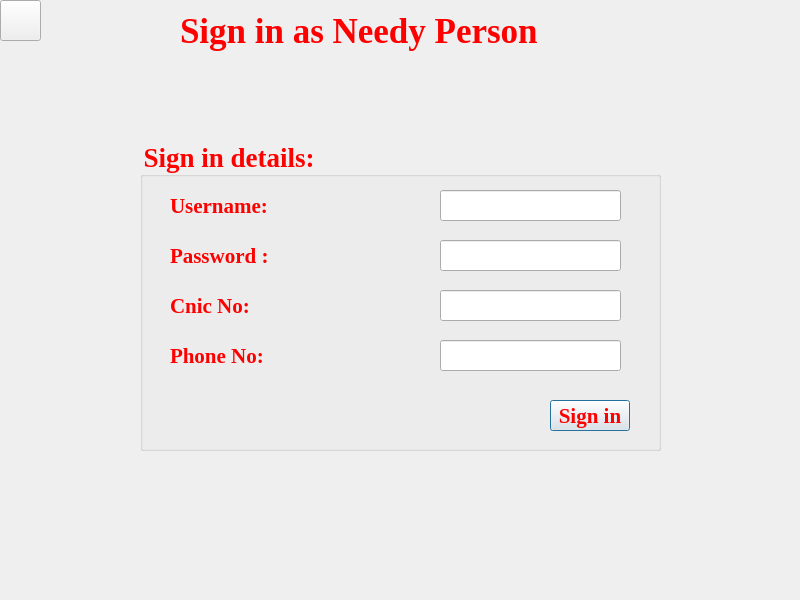
<?xml version="1.0" encoding="UTF-8"?>
<ui version="4.0">
 <class>Np_Sign_in</class>
 <widget class="QDialog" name="Np_Sign_in">
  <property name="geometry">
   <rect>
    <x>0</x>
    <y>0</y>
    <width>800</width>
    <height>600</height>
   </rect>
  </property>
  <property name="windowTitle">
   <string>Dialog</string>
  </property>
  <widget class="QLabel" name="label">
   <property name="geometry">
    <rect>
     <x>180</x>
     <y>-10</y>
     <width>431</width>
     <height>81</height>
    </rect>
   </property>
   <property name="font">
    <font>
     <family>Times New Roman</family>
     <pointsize>26</pointsize>
     <bold>true</bold>
    </font>
   </property>
   <property name="styleSheet">
    <string notr="true">background :none;
color:red;
</string>
   </property>
   <property name="text">
    <string>Sign in as Needy Person</string>
   </property>
  </widget>
  <widget class="QGroupBox" name="np_signin_groupBox">
   <property name="geometry">
    <rect>
     <x>140</x>
     <y>140</y>
     <width>521</width>
     <height>311</height>
    </rect>
   </property>
   <property name="font">
    <font>
     <family>Times New Roman</family>
     <pointsize>20</pointsize>
     <bold>true</bold>
    </font>
   </property>
   <property name="styleSheet">
    <string notr="true">background :none;
color:red;
</string>
   </property>
   <property name="title">
    <string>Sign in details:</string>
   </property>
   <widget class="QLineEdit" name="np_signin_username_lineEdit">
    <property name="geometry">
     <rect>
      <x>300</x>
      <y>50</y>
      <width>181</width>
      <height>31</height>
     </rect>
    </property>
    <property name="font">
     <font>
      <pointsize>16</pointsize>
     </font>
    </property>
   </widget>
   <widget class="QLineEdit" name="np_signin_pass_lineEdit">
    <property name="geometry">
     <rect>
      <x>300</x>
      <y>100</y>
      <width>181</width>
      <height>31</height>
     </rect>
    </property>
    <property name="font">
     <font>
      <pointsize>16</pointsize>
     </font>
    </property>
   </widget>
   <widget class="QLineEdit" name="np_cnic_lineEdit">
    <property name="geometry">
     <rect>
      <x>300</x>
      <y>150</y>
      <width>181</width>
      <height>31</height>
     </rect>
    </property>
    <property name="font">
     <font>
      <pointsize>16</pointsize>
     </font>
    </property>
    <property name="text">
     <string/>
    </property>
   </widget>
   <widget class="QLineEdit" name="np_phoneno_lineedit">
    <property name="geometry">
     <rect>
      <x>300</x>
      <y>200</y>
      <width>181</width>
      <height>31</height>
     </rect>
    </property>
    <property name="font">
     <font>
      <pointsize>16</pointsize>
     </font>
    </property>
    <property name="text">
     <string/>
    </property>
   </widget>
   <widget class="QLabel" name="np_signin_username">
    <property name="geometry">
     <rect>
      <x>30</x>
      <y>50</y>
      <width>161</width>
      <height>31</height>
     </rect>
    </property>
    <property name="font">
     <font>
      <family>Times New Roman</family>
      <pointsize>16</pointsize>
      <bold>true</bold>
     </font>
    </property>
    <property name="text">
     <string>Username:</string>
    </property>
   </widget>
   <widget class="QLabel" name="np_signin_password">
    <property name="geometry">
     <rect>
      <x>30</x>
      <y>100</y>
      <width>151</width>
      <height>31</height>
     </rect>
    </property>
    <property name="font">
     <font>
      <family>Times New Roman</family>
      <pointsize>16</pointsize>
      <bold>true</bold>
     </font>
    </property>
    <property name="text">
     <string>Password :</string>
    </property>
   </widget>
   <widget class="QLabel" name="np_signin_cnic">
    <property name="geometry">
     <rect>
      <x>30</x>
      <y>150</y>
      <width>191</width>
      <height>31</height>
     </rect>
    </property>
    <property name="font">
     <font>
      <family>Times New Roman</family>
      <pointsize>16</pointsize>
      <bold>true</bold>
     </font>
    </property>
    <property name="text">
     <string>Cnic No:</string>
    </property>
   </widget>
   <widget class="QLabel" name="np_phoneno">
    <property name="geometry">
     <rect>
      <x>30</x>
      <y>200</y>
      <width>191</width>
      <height>31</height>
     </rect>
    </property>
    <property name="font">
     <font>
      <family>Times New Roman</family>
      <pointsize>16</pointsize>
      <bold>true</bold>
     </font>
    </property>
    <property name="text">
     <string>Phone No:</string>
    </property>
   </widget>
   <widget class="QPushButton" name="np_signin_button">
    <property name="geometry">
     <rect>
      <x>410</x>
      <y>260</y>
      <width>80</width>
      <height>31</height>
     </rect>
    </property>
    <property name="font">
     <font>
      <family>Times New Roman</family>
      <pointsize>16</pointsize>
      <bold>true</bold>
     </font>
    </property>
    <property name="text">
     <string>Sign in</string>
    </property>
   </widget>
  </widget>
  <widget class="QPushButton" name="pushButton">
   <property name="geometry">
    <rect>
     <x>0</x>
     <y>0</y>
     <width>41</width>
     <height>41</height>
    </rect>
   </property>
   <property name="styleSheet">
    <string notr="true"> background-image: url(&quot;C:/Users/hp/Desktop/DTE/return.png&quot;);
                     background-repeat: no-repeat;
                     background-position: center;
                     background-attachment: fixed;</string>
   </property>
   <property name="text">
    <string/>
   </property>
  </widget>
 </widget>
 <resources/>
 <connections/>
</ui>
